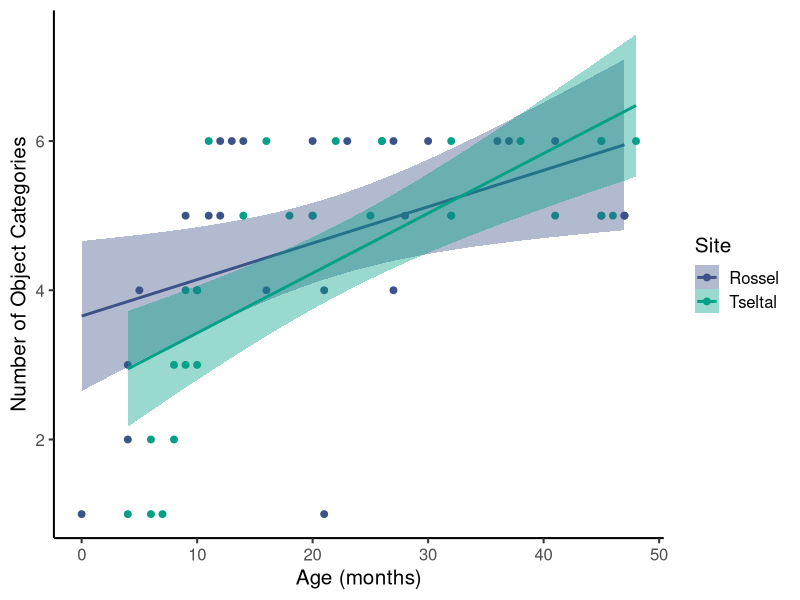
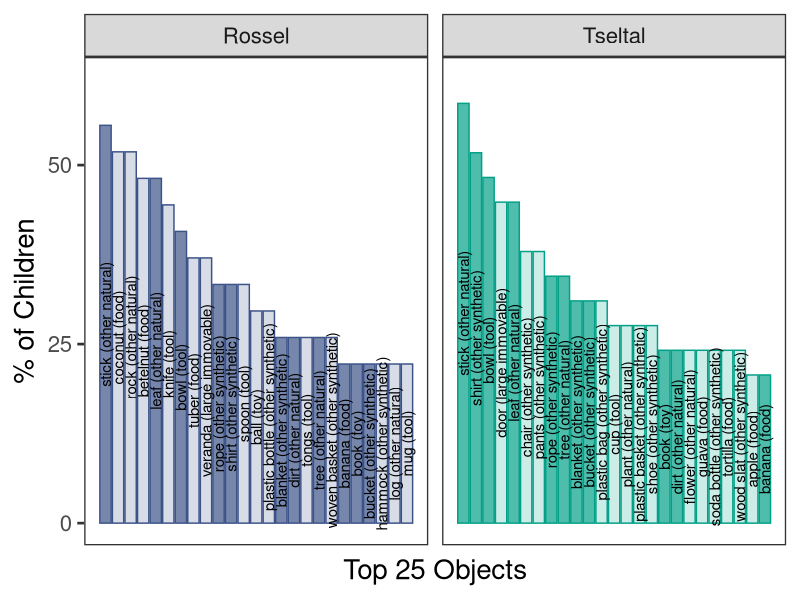
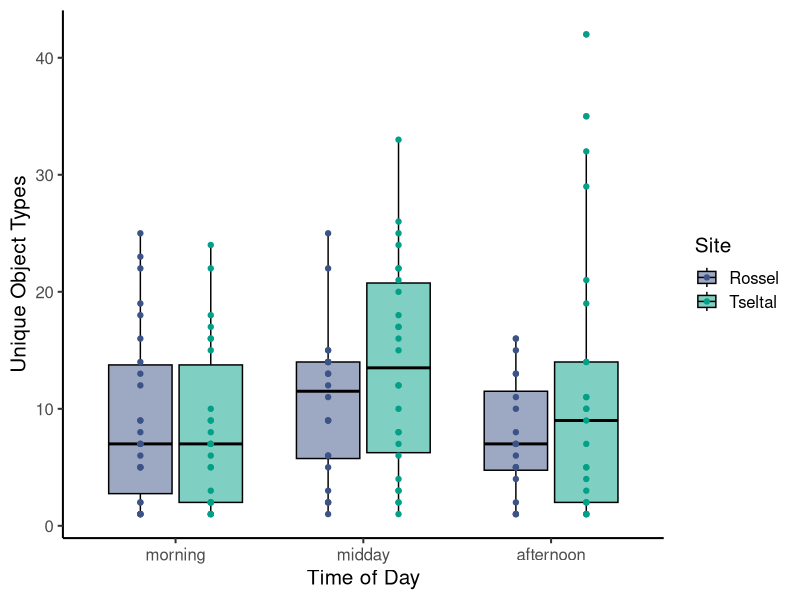
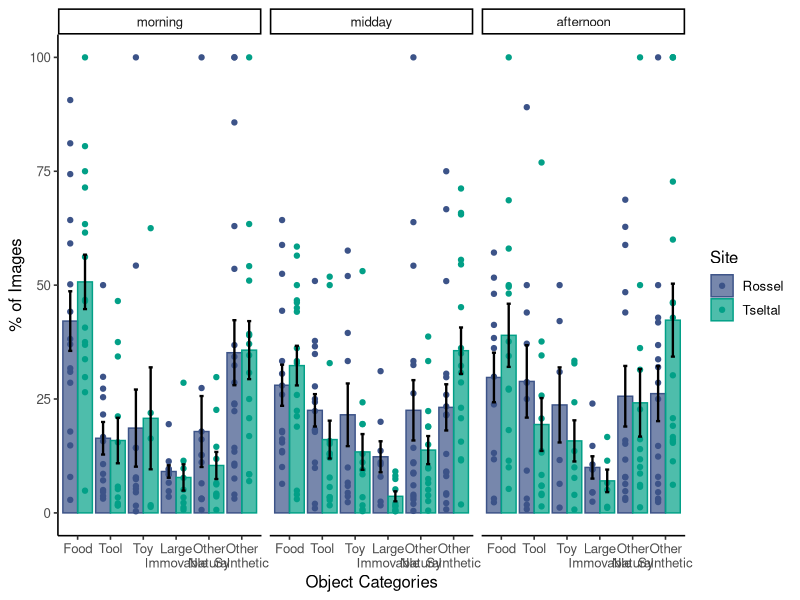
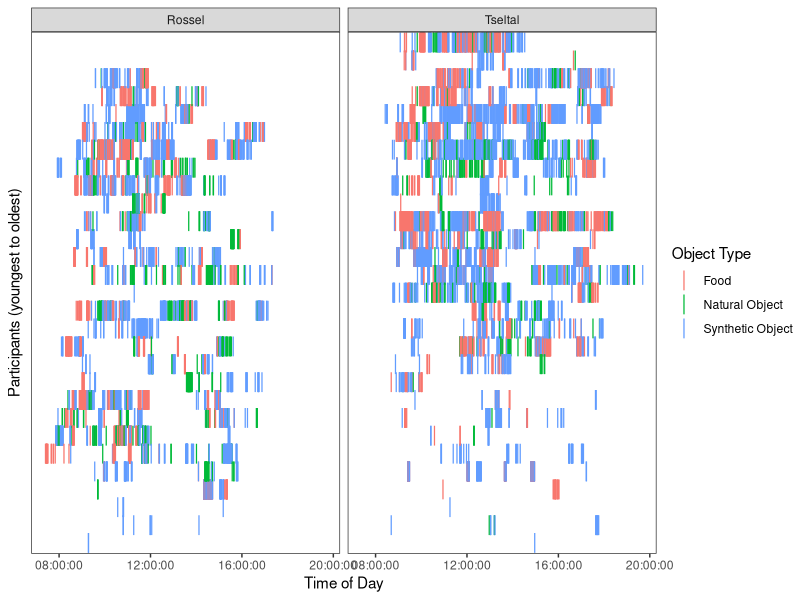
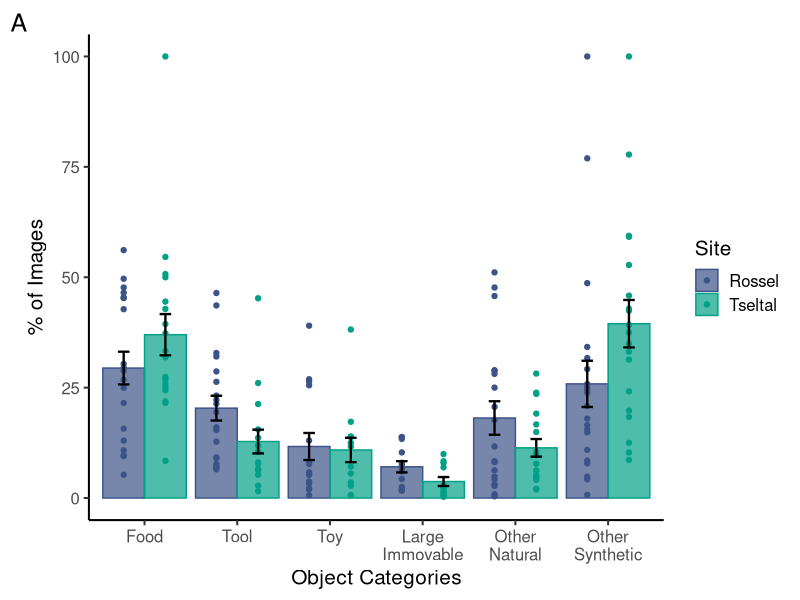
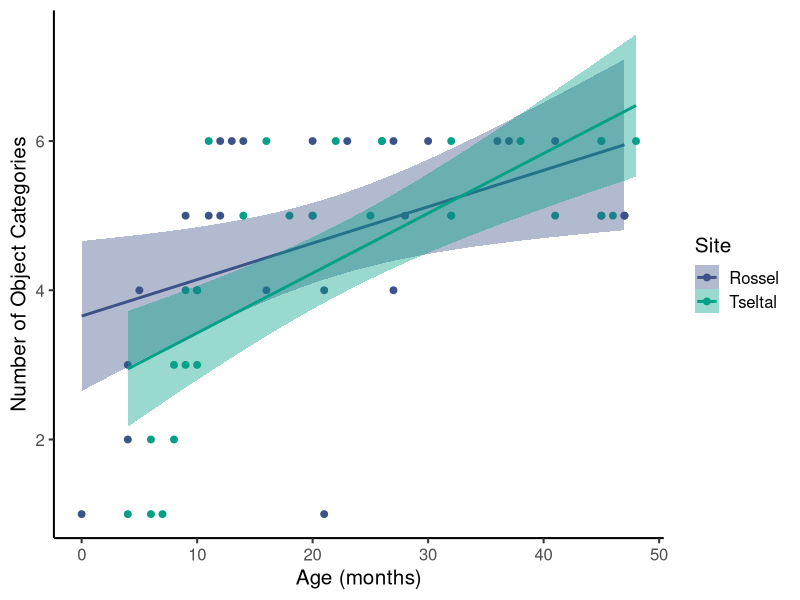
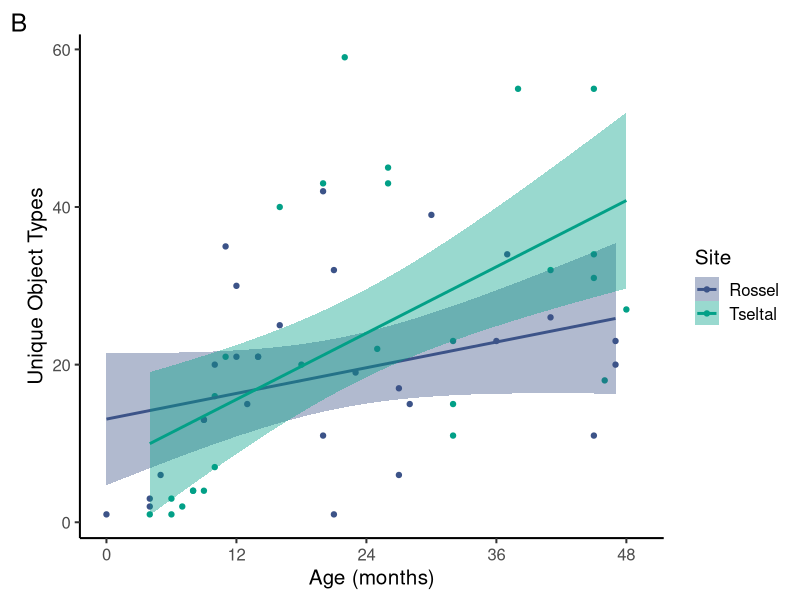

Source code (R) for these figures, in order: (Note: this script raises an error after producing the figures.)
library(tidyverse)
library(ggpubr)
library(lubridate)
library(viridis)

data <- read_csv("../data/usable.data_20220106.csv") %>%
  mutate(object = ifelse(object %in% c("croc shoe", "flip flop", "sneaker", "flat shoe"), 
                         "shoe", object), 
    hour = hour(timestamp), 
    tod = case_when(
      hour < 11 ~ "morning", 
      hour >= 11 & hour <= 13 ~ "midday", 
      hour > 13 ~ "afternoon"), 
    tod = factor(tod, levels = c("morning", "midday", "afternoon")))
site_colors <- c("Rossel" = "#3C5388", 
                 "Tseltal" = "#02A087")

# categories --------------------------------------------------------------
category_counts <- data %>%
  group_by(age, object_type, site) %>%
  summarize(n_category = n()) %>%
  distinct() %>%
  ungroup() %>% 
  group_by(age, site) %>%
  summarize(n_images = sum(n_category), 
            n_category = n_category, 
            prop = n_category/n_images, 
            object_type = object_type) %>%
  distinct() %>%
  mutate(object_type = factor(object_type, 
                              levels = c("Food", "Tool", "Toy", 
                                         "Large Immovable",
                                         "Other Natural Object",
                                        "Other Synthetic Object"),
                              labels = c("Food", "Tool", "Toy", 
                                         "Large\nImmovable",
                                         "Other\nNatural", 
                                         "Other\nSynthetic")))

category_means <- category_counts %>%
  group_by(object_type, site) %>%
  summarize(mean = mean(prop), 
            sd = sd(prop), 
            n = n(), 
            se = sd/sqrt(n))
  
plot1 <- ggplot() +
  geom_bar(data = category_means, 
           mapping  = aes(x = object_type, y = mean*100, color = site, fill = site),
           stat = "identity", 
           position = "dodge", 
           alpha = 0.7) + 
  geom_point(data = category_counts,
             mapping = aes(x = object_type, y = prop*100, color = site, fill = site),
             position = position_dodge(width = 0.9), 
             size = 1.5) +
  geom_errorbar(data = category_means,
                mapping = aes(x = object_type, ymin = (mean - se)*100, ymax = (mean + se)*100, 
                              group = site),
                position = position_dodge(width = 0.9), 
                width = 0.25, size = 0.8, color = "black") +
  scale_color_manual(values = site_colors) +
  scale_fill_manual(values = site_colors) +
  labs(x = "Object Categories", y = "% of Images", 
       color = "Site", fill = "Site", tag = "A") +
  theme_classic(base_size = 15)
ggsave("../figs/category-props.jpg", height = 5, width = 7)
  
unique_categories <- data %>%
  group_by(sub_num) %>%
  summarize(n = length(unique(object_type)), 
            age = age, 
            site = site) %>%
  distinct()

ggplot(unique_categories, aes(x = age, y = n, color = site, fill = site)) +
  geom_point(size = 2) +
  geom_smooth(method = "lm") +
  scale_color_manual(values = site_colors) +
  scale_fill_manual(values = site_colors) +
  labs(x = "Age (months)", y = "Number of Object Categories", 
       color = "Site", fill = "Site") + 
  theme_classic(base_size = 15)
ggsave("../figs/unique-categories.jpg", height = 5, width = 6)

# objects -----------------------------------------------------------------
## proportion of unique objects handled per recording
unique_objects <- data %>%
  group_by(sub_num) %>%
  summarize(n_total = n(),
            n_unique = length(unique(object)), 
            prop = n_unique/n_total,
            age = age, 
            site = site) %>%
  distinct() %>%
  ungroup()

m <- glm(n_unique ~ age + site, data = unique_objects)
summary(m)

unique_objects %>%
  summarize(mean = mean(n_unique), 
            min = min(n_unique), 
            max = max(n_unique))

plot2 <- ggplot(unique_objects, aes(x = age, y = n_unique, color = site, fill = site)) +
  geom_point() +
  geom_smooth(method = "lm") +
  scale_color_manual(values = site_colors) +
  scale_fill_manual(values = site_colors) +
  labs(x = "Age (months)", y = "Unique Object Types", 
       color = "Site", fill = "Site", tag = "B") + 
  scale_x_continuous(limits = c(0, 49), breaks = c(0, 12, 24, 36, 48)) +
  theme_classic(base_size = 15)
ggsave("../figs/unique-objects.jpg", height = 5, width = 6)

# top objects based overlap across kids
top_objects_list <- list()
for (i in unique(data$site)) {
  top_objects <- data %>%
    filter(site == i) %>%
    mutate(total_kids = length(unique(sub_num))) %>%
    group_by(object) %>%
    summarize(n_kids = length(unique(sub_num)), 
              total_kids = total_kids, 
              prop = n_kids/total_kids) %>%
    ungroup() %>%
    distinct() %>%
    arrange(desc(prop)) %>%
    mutate(rank = row_number(), 
           site = i) 
  top_objects_list[[i]] <- top_objects
}
top_objects <- do.call(rbind, top_objects_list)

rossel_objects <- top_objects %>%
  filter(site == "Rossel") %>%
  pull(object)

tseltal_objects <- top_objects %>%
  filter(site == "Tseltal") %>%
  pull(object)

shared_objects <- intersect(rossel_objects, tseltal_objects)

length(shared_objects)/(length(rossel_objects) + length(tseltal_objects) - length(shared_objects))

data %>%
  filter(site == "Rossel") %>%
  group_by(object) %>%
  summarize(n_children = length(unique(sub_num))) 
  
test <- data %>%
  filter(site == "Tseltal") %>%
  mutate(total_kids = length(unique(sub_num))) %>%
  group_by(object) %>%
  summarize(n_kids = length(unique(sub_num)), 
            total_kids = total_kids, 
            prop = n_kids/total_kids) %>%
  ungroup() %>%
  distinct() %>%
  arrange(prop) %>%
  summarize(mean = mean(prop),
            min = min(prop), 
            max = max(prop))

data %>%
  filter(object %in% shared_objects & site == "Rossel") %>%
  group_by(site, object) %>%
  summarize(n = n()) %>%
  arrange(desc(n))

rossel_objects_top25 <- top_objects %>%
  filter(rank <= 25 & site == "Rossel") %>% 
  select(object) %>%
  distinct() %>%
  pull()

tseltal_objects_top25 <- top_objects %>%
  filter(rank <= 25 & site == "Tseltal") %>% 
  select(object) %>%
  distinct() %>%
  pull()

top_category_labels <- data %>%
  filter(object %in% rossel_objects_top25 | object %in% tseltal_objects_top25) %>%
  group_by(object, object_type) %>%
  summarize(n = n()) %>%
  ungroup() %>%
  group_by(object) %>%
  summarize(max = max(n), 
            n = n,
            object_type = object_type) %>%
  filter(n == max) %>%
  select(object, object_type)
  
top_objects <- top_objects %>%
  left_join(top_category_labels, by = "object") %>%
  mutate(both = ifelse(object %in% rossel_objects_top25 & object %in% tseltal_objects_top25, 1, 0), 
         label = paste0(object, " (", tolower(trimws(str_remove(object_type, "Object"))), ")"))

ggplot(filter(top_objects, rank <= 25), 
       aes(x = rank, y = prop*100, color = site, fill = site)) +
  facet_grid(. ~ site) +
  geom_bar(aes(alpha = as.factor(both)), stat = "identity") +
  geom_text(aes(y = prop*100/2, label = label), color = "black", srt = 90, size = 3.8) +
  scale_alpha_manual(values = c(0.2, 0.7)) +
  scale_color_manual(values = site_colors) +
  scale_fill_manual(values = site_colors) +
  labs(x = "Top 25 Objects", y = "% of Children") +
  scale_y_continuous(limits = c(0, 62), breaks = c(0, 25, 50)) + 
  theme_test(base_size = 20) +
  theme(axis.text.x = element_blank(), axis.ticks.x = element_blank(), 
        legend.position = "none")
ggsave("../figs/top-objects.jpg", height = 8, width = 12)

# time of day -------------------------------------------------------------
unique_objects_by_time <- data %>%
  group_by(sub_num, tod) %>%
  summarize(n_total = n(),
            n_unique = length(unique(object)), 
            prop = n_unique/n_total,
            age = age, 
            site = site) %>%
  distinct() %>%
  ungroup()

ggplot(unique_objects_by_time, aes(x = tod, y = n_unique, color = site, fill = site)) +
  geom_boxplot(alpha = 0.5, color = "black") +
  geom_point(position = position_dodge(width = 0.75)) +
  scale_color_manual(values = site_colors) +
  scale_fill_manual(values = site_colors) +
  labs(x = "Time of Day", y = "Unique Object Types", color = "Site", fill = "Site") + 
  theme_classic(base_size = 15)


category_counts_by_time <- data %>%
  group_by(age, object_type, site, tod) %>%
  summarize(n_category = n()) %>%
  distinct() %>%
  ungroup() %>% 
  group_by(age, site, tod) %>%
  summarize(n_images = sum(n_category), 
            n_category = n_category, 
            prop = n_category/n_images, 
            object_type = object_type) %>%
  distinct() %>%
  mutate(object_type = factor(object_type, 
                              levels = c("Food", "Tool", "Toy", 
                                         "Large Immovable",
                                         "Other Natural Object",
                                         "Other Synthetic Object"),
                              labels = c("Food", "Tool", "Toy", 
                                         "Large\nImmovable",
                                         "Other\nNatural", 
                                         "Other\nSynthetic")))

category_means_by_time <- category_counts_by_time %>%
  group_by(object_type, site, tod) %>%
  summarize(mean = mean(prop), 
            sd = sd(prop), 
            n = n(), 
            se = sd/sqrt(n))

ggplot() +
  facet_grid(. ~ tod) +
  geom_bar(data = category_means_by_time, 
           mapping  = aes(x = object_type, y = mean*100, color = site, fill = site),
           stat = "identity", 
           position = "dodge", 
           alpha = 0.7) + 
  geom_point(data = category_counts_by_time,
             mapping = aes(x = object_type, y = prop*100, color = site, fill = site),
             position = position_dodge(width = 0.9), 
             size = 1.5) +
  geom_errorbar(data = category_means_by_time,
                mapping = aes(x = object_type, ymin = (mean - se)*100, ymax = (mean + se)*100, 
                              group = site),
                position = position_dodge(width = 0.9), 
                width = 0.25, size = 0.8, color = "black") +
  scale_color_manual(values = site_colors) +
  scale_fill_manual(values = site_colors) +
  labs(x = "Object Categories", y = "% of Images", 
       color = "Site", fill = "Site") +
  theme_classic(base_size = 12)

ordered_subs <- data %>%
  select(site, age, sub_num) %>%
  distinct() %>%
  arrange(site, age) %>%
  group_by(site) %>%
  mutate(order = row_number()) %>%
  ungroup() %>%
  select(sub_num, order)

data %>%
  left_join(ordered_subs, by = c("sub_num")) %>%
  mutate(object_type = ifelse(object_type %in% c("Food", "Other Natural Object"), 
                              str_remove(object_type, "Other "), "Synthetic Object")) %>%
  ggplot(aes(x = timestamp, y = as.factor(order), 
             color = object_type)) +
  facet_wrap(. ~ site) +
  geom_point(shape = "|", size = 5) + 
  labs(x = "Time of Day", y = "Participants (youngest to oldest)", 
       color = "Object Type") +
  theme_test() +
  theme(axis.text.y = element_blank(), axis.ticks.y = element_blank()) 
ggsave("figs/category-time-distribution.jpg", width = 10, height = 8)


category_colors <- c("Food" = "#440154FF",
                     "Toy" = "#414487FF",
                     "Tool" = "#2A788EFF", 
                     "Natural" = "#22A884FF", 
                     "Synthetic" = "#7AD151FF", 
                     "Immovable" = "#FDE725FF")

for (i in 1:29) {
  for (j in c("Rossel", "Tseltal")) {
    data %>%
      left_join(ordered_subs, by = c("sub_num")) %>%
      filter(order == i & site == j) %>%
      mutate(object_type = trimws(str_remove_all(object_type, "Object|Other|Large")), 
             object_type = factor(object_type, 
                                  levels = c("Food", "Toy", "Tool", 
                                             "Natural", "Synthetic", "Immovable"))) %>%
      ggplot(aes(x = timestamp, y = NA, color = object_type)) +
      facet_grid(object_type ~ ., switch = "y", drop = FALSE) +
      geom_point(shape = "|", size = 10) +
      labs(x = "Time of Day") +
      scale_x_time(limits = hms("08:00:00", "20:00:00"),
                   breaks = hms("08:00:00", "12:00:00", "16:00:00", "20:00:00")) +
      scale_color_manual(values = category_colors) +
      theme_test() +
      theme(axis.text.y = element_blank(), axis.ticks.y = element_blank(), 
            axis.title.y = element_blank(), legend.position = "none", 
            aspect.ratio = 0.1, strip.text = element_text(size = 5))
    
    sub_num <- data %>%
      left_join(ordered_subs, by = c("sub_num")) %>%
      filter(order == i & site == j) %>%
      pull(sub_num) %>%
      unique()
    
    age <- data %>%
      left_join(ordered_subs, by = c("sub_num")) %>%
      filter(order == i & site == j) %>%
      pull(age) %>%
      unique()  
    
    ggsave(paste0("../figs/TOD-cat-dist/", j, "-", age, "mo-", sub_num, ".jpg"), width = 4, height = 4)
  }
}
